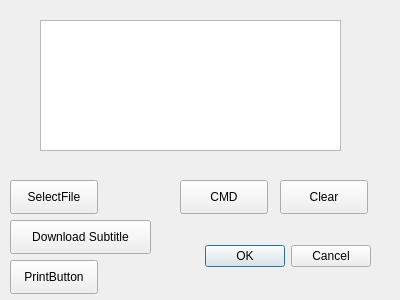
<?xml version="1.0" encoding="UTF-8"?>
<ui version="4.0">
 <class>Dialog</class>
 <widget class="QDialog" name="Dialog">
  <property name="geometry">
   <rect>
    <x>0</x>
    <y>0</y>
    <width>400</width>
    <height>300</height>
   </rect>
  </property>
  <property name="windowTitle">
   <string>Dialog</string>
  </property>
  <widget class="QDialogButtonBox" name="buttonBox">
   <property name="geometry">
    <rect>
     <x>30</x>
     <y>240</y>
     <width>341</width>
     <height>32</height>
    </rect>
   </property>
   <property name="orientation">
    <enum>Qt::Horizontal</enum>
   </property>
   <property name="standardButtons">
    <set>QDialogButtonBox::Cancel|QDialogButtonBox::Ok</set>
   </property>
  </widget>
  <widget class="QPlainTextEdit" name="plainTextEdit">
   <property name="geometry">
    <rect>
     <x>40</x>
     <y>20</y>
     <width>301</width>
     <height>131</height>
    </rect>
   </property>
   <property name="plainText">
    <string/>
   </property>
  </widget>
  <widget class="QPushButton" name="printButton">
   <property name="geometry">
    <rect>
     <x>10</x>
     <y>260</y>
     <width>88</width>
     <height>34</height>
    </rect>
   </property>
   <property name="text">
    <string>PrintButton</string>
   </property>
  </widget>
  <widget class="QPushButton" name="clearButton">
   <property name="geometry">
    <rect>
     <x>280</x>
     <y>180</y>
     <width>88</width>
     <height>34</height>
    </rect>
   </property>
   <property name="text">
    <string>Clear</string>
   </property>
  </widget>
  <widget class="QPushButton" name="cmdButton">
   <property name="geometry">
    <rect>
     <x>180</x>
     <y>180</y>
     <width>88</width>
     <height>34</height>
    </rect>
   </property>
   <property name="text">
    <string>CMD</string>
   </property>
  </widget>
  <widget class="QPushButton" name="fileSelectButton">
   <property name="geometry">
    <rect>
     <x>10</x>
     <y>180</y>
     <width>88</width>
     <height>34</height>
    </rect>
   </property>
   <property name="text">
    <string>SelectFile</string>
   </property>
  </widget>
  <widget class="QLabel" name="fileName">
   <property name="geometry">
    <rect>
     <x>10</x>
     <y>160</y>
     <width>351</width>
     <height>18</height>
    </rect>
   </property>
   <property name="text">
    <string/>
   </property>
  </widget>
  <widget class="QPushButton" name="subButton">
   <property name="geometry">
    <rect>
     <x>10</x>
     <y>220</y>
     <width>141</width>
     <height>34</height>
    </rect>
   </property>
   <property name="text">
    <string>Download Subtitle</string>
   </property>
  </widget>
 </widget>
 <tabstops>
  <tabstop>plainTextEdit</tabstop>
 </tabstops>
 <resources/>
 <connections>
  <connection>
   <sender>buttonBox</sender>
   <signal>accepted()</signal>
   <receiver>Dialog</receiver>
   <slot>accept()</slot>
   <hints>
    <hint type="sourcelabel">
     <x>248</x>
     <y>254</y>
    </hint>
    <hint type="destinationlabel">
     <x>157</x>
     <y>274</y>
    </hint>
   </hints>
  </connection>
  <connection>
   <sender>buttonBox</sender>
   <signal>rejected()</signal>
   <receiver>Dialog</receiver>
   <slot>reject()</slot>
   <hints>
    <hint type="sourcelabel">
     <x>316</x>
     <y>260</y>
    </hint>
    <hint type="destinationlabel">
     <x>286</x>
     <y>274</y>
    </hint>
   </hints>
  </connection>
 </connections>
 <slots>
  <slot>printValami()</slot>
 </slots>
</ui>
